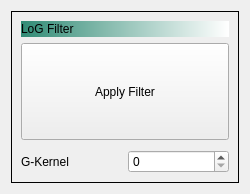
<?xml version="1.0" encoding="UTF-8"?>
<ui version="4.0">
 <class>LoGFilterWidget</class>
 <widget class="QWidget" name="LoGFilterWidget">
  <property name="geometry">
   <rect>
    <x>0</x>
    <y>0</y>
    <width>250</width>
    <height>194</height>
   </rect>
  </property>
  <property name="windowTitle">
   <string>Form</string>
  </property>
  <layout class="QHBoxLayout" name="horizontalLayout">
   <item>
    <widget class="QFrame" name="frame">
     <property name="frameShape">
      <enum>QFrame::Box</enum>
     </property>
     <property name="frameShadow">
      <enum>QFrame::Plain</enum>
     </property>
     <layout class="QVBoxLayout" name="verticalLayout">
      <item>
       <widget class="QLabel" name="titleLbl">
        <property name="sizePolicy">
         <sizepolicy hsizetype="Minimum" vsizetype="Minimum">
          <horstretch>0</horstretch>
          <verstretch>0</verstretch>
         </sizepolicy>
        </property>
        <property name="maximumSize">
         <size>
          <width>16777215</width>
          <height>16</height>
         </size>
        </property>
        <property name="styleSheet">
         <string notr="true">background-color: qlineargradient(spread:pad, x1:0, y1:0, x2:1, y2:0, stop:0 rgba(49, 139, 117, 255), stop:1 rgba(255, 255, 255, 255));</string>
        </property>
        <property name="text">
         <string>LoG Filter</string>
        </property>
       </widget>
      </item>
      <item>
       <widget class="QPushButton" name="applyBtn">
        <property name="sizePolicy">
         <sizepolicy hsizetype="Minimum" vsizetype="Minimum">
          <horstretch>0</horstretch>
          <verstretch>0</verstretch>
         </sizepolicy>
        </property>
        <property name="minimumSize">
         <size>
          <width>0</width>
          <height>0</height>
         </size>
        </property>
        <property name="text">
         <string>Apply Filter</string>
        </property>
       </widget>
      </item>
      <item>
       <spacer name="verticalSpacer">
        <property name="orientation">
         <enum>Qt::Vertical</enum>
        </property>
        <property name="sizeType">
         <enum>QSizePolicy::Minimum</enum>
        </property>
        <property name="sizeHint" stdset="0">
         <size>
          <width>5</width>
          <height>4</height>
         </size>
        </property>
       </spacer>
      </item>
      <item>
       <layout class="QHBoxLayout" name="horizontalLayout_2">
        <item>
         <widget class="QLabel" name="kernelSizeLbl">
          <property name="text">
           <string>G-Kernel</string>
          </property>
         </widget>
        </item>
        <item>
         <widget class="QSpinBox" name="kernelSizeSpinBox"/>
        </item>
       </layout>
      </item>
     </layout>
    </widget>
   </item>
  </layout>
 </widget>
 <resources/>
 <connections/>
</ui>
